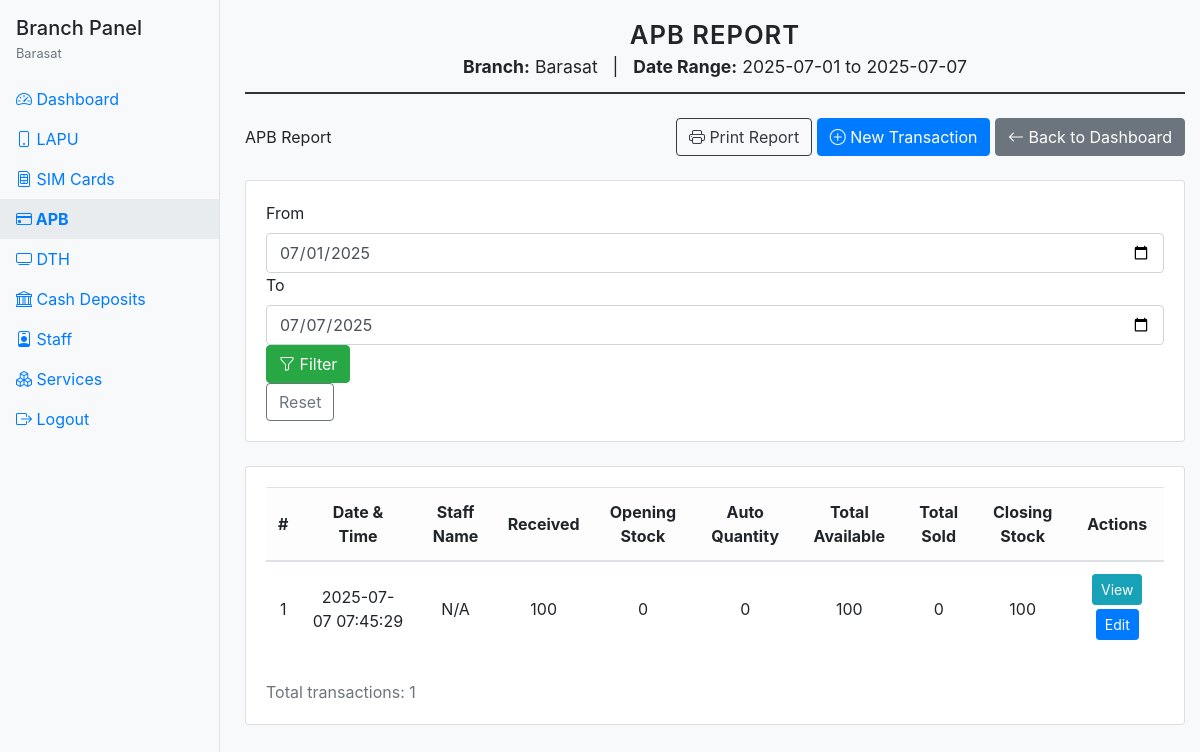
/branch/apb/reports.php (signed in), run on the app's committed database.
### tables this page shows
CREATE TABLE `branches` (
  `id` int(11) NOT NULL,
  `branch_code` varchar(10) NOT NULL,
  `branch_name` varchar(100) NOT NULL,
  `branch_type` enum('main','sub','satellite') DEFAULT 'sub',
  `opening_date` date NOT NULL,
  `address1` varchar(255) NOT NULL,
  `address2` varchar(255) DEFAULT NULL,
  `city` varchar(100) NOT NULL,
  `postal_code` varchar(10) NOT NULL,
  `contact_number` varchar(15) NOT NULL,
  `email` varchar(100) NOT NULL,
  `manager_name` varchar(100) DEFAULT NULL,
  `working_hours` varchar(100) DEFAULT NULL,
  `notes` text DEFAULT NULL,
  `status` enum('active','inactive') DEFAULT 'active',
  `created_by` int(11) DEFAULT NULL,
  `created_at` timestamp NOT NULL DEFAULT current_timestamp(),
  `updated_by` int(11) DEFAULT NULL,
  `updated_at` timestamp NOT NULL DEFAULT current_timestamp() ON UPDATE current_timestamp()
);

CREATE TABLE `apb` (
  `id` int(11) NOT NULL,
  `branch_id` int(11) DEFAULT NULL,
  `staff_id` int(11) DEFAULT NULL,
  `transaction_date` date DEFAULT NULL,
  `quantity_received` int(11) DEFAULT 0,
  `auto_quantity` int(11) NOT NULL DEFAULT 0,
  `opening_stock` int(11) DEFAULT 0,
  `total_available` int(11) DEFAULT 0,
  `total_sold` int(11) DEFAULT 0,
  `closing_stock` int(11) DEFAULT 0,
  `created_at` timestamp NOT NULL DEFAULT current_timestamp(),
  `bank_account_id` int(11) DEFAULT NULL,
  `notes` text DEFAULT NULL
);

### branch/apb/reports.php (the view, shortened to what this page needs)
<?php
$user = $_SESSION['branch_user'];
$branch_id = $user['branch_id'];
$db = new Database();
$conn = $db->getConnection();
$stmt = $conn->prepare("SELECT branch_name FROM branches WHERE id = ?");
$stmt->execute([$branch_id]);
$branch_row = $stmt->fetch(PDO::FETCH_ASSOC);
$branch_name = $branch_row ? $branch_row['branch_name'] : '';
$filter_from = $_GET['from'] ?? date('Y-m-01');
$filter_to = $_GET['to'] ?? date('Y-m-d');
$stmt = $conn->prepare("
    SELECT a.*,
           s.full_name AS staff_name
    FROM apb a
    LEFT JOIN staff s ON a.staff_id = s.id
    WHERE a.branch_id = ?
      AND a.transaction_date BETWEEN ? AND ?
    ORDER BY a.transaction_date ASC, a.created_at ASC, a.id ASC
");
$stmt->execute([$branch_id, $filter_from, $filter_to]);
$apb_list = $stmt->fetchAll(PDO::FETCH_ASSOC);
$col_opening   = 'opening_stock';
$col_received  = 'quantity_received';
$col_auto      = 'auto_quantity';
$col_available = 'total_available';
$col_sale      = 'total_sold';
$col_closing   = 'closing_stock';
?>
<!DOCTYPE html>
<html lang="en">
<head>
    <link rel="stylesheet" href="../../assets/css/bootstrap.min.css">
    <link rel="stylesheet" href="../../assets/css/bootstrap-icons.css">
</head>
<body class="bg-light">
    <div class="sidebar d-none d-lg-block print-hide">
        <div class="px-3 mb-3">
            <h5 class="mb-1">Branch Panel</h5>
            <div class="small text-muted"><?= htmlspecialchars($branch_name) ?></div>
        </div>
        <nav class="nav flex-column">
            <a class="nav-link" href="../dashboard.php"><i class="bi bi-speedometer2"></i> Dashboard</a>
            <a class="nav-link" href="../lapu/index.php"><i class="bi bi-phone"></i> LAPU</a>
            <a class="nav-link" href="../sim_cards/index.php"><i class="bi bi-sim"></i> SIM Cards</a>
            <a class="nav-link active" href="index.php"><i class="bi bi-credit-card"></i> APB</a>
            <a class="nav-link" href="../dth/index.php"><i class="bi bi-tv"></i> DTH</a>
            <a class="nav-link" href="../cash_deposit/index.php"><i class="bi bi-bank"></i> Cash Deposits</a>
            <a class="nav-link" href="../staff.php"><i class="bi bi-person-badge"></i> Staff</a>
            <a class="nav-link" href="../services.php"><i class="bi bi-boxes"></i> Services</a>
            <a class="nav-link" href="../logout.php"><i class="bi bi-box-arrow-right"></i> Logout</a>
        </nav>
    </div>
    <div class="main-content">
        <div class="container-fluid py-3">
            <div class="report-header text-center">
                <div class="report-header-title">APB Report</div>
                <div class="report-header-details">
                    <span><strong>Branch:</strong> <?= htmlspecialchars($branch_name) ?></span> &nbsp; | &nbsp;
                    <span><strong>Date Range:</strong> <?= htmlspecialchars($filter_from) ?> to <?= htmlspecialchars($filter_to) ?></span>
                </div>
            </div>
            <div class="mb-4 d-flex flex-wrap align-items-center justify-content-between print-hide">
                <div class="fw-bold fs-5">APB Report</div>
                <div>
                    <button onclick="window.print()" class="btn btn-outline-dark me-2">
                        <i class="bi bi-printer"></i> Print Report
                    </button>
                    <a href="create.php" class="btn btn-primary me-2">
                        <i class="bi bi-plus-circle"></i> New Transaction
                    </a>
                    <a href="index.php" class="btn btn-secondary">
                        <i class="bi bi-arrow-left"></i> Back to Dashboard
                    </a>
                </div>
            </div>
            <div class="card mb-4 print-hide">
                <div class="card-body">
                    <form class="row row-cols-lg-auto g-3 align-items-end filter-form" method="get" action="">
                        <div class="col-12">
                            <label for="from" class="form-label">From</label>
                            <input type="date" class="form-control" id="from" name="from" value="<?= htmlspecialchars($filter_from) ?>" required>
                        </div>
                        <div class="col-12">
                            <label for="to" class="form-label">To</label>
                            <input type="date" class="form-control" id="to" name="to" value="<?= htmlspecialchars($filter_to) ?>" required>
                        </div>
                        <div class="col-12">
                            <button type="submit" class="btn btn-success">
                                <i class="bi bi-funnel"></i> Filter
                            </button>
                        </div>
                        <div class="col-12">
                            <a href="reports.php" class="btn btn-outline-secondary">Reset</a>
                        </div>
                    </form>
                </div>
            </div>
            <div class="card">
                <div class="card-body">
                    <div class="table-responsive">
                        <table class="table table-hover align-middle text-center">
                            <thead class="table-light">
                                <tr>
                                    <th>#</th>
                                    <th>Date & Time</th>
                                    <th>Staff Name</th>
                                    <th>Received</th>
                                    <th>Opening Stock</th>
                                    <th>Auto Quantity</th>
                                    <th>Total Available</th>
                                    <th>Total Sold</th>
                                    <th>Closing Stock</th>
                                    <th class="print-hide">Actions</th>
                                </tr>
                            </thead>
                            <tbody>
                                <?php foreach ($apb_list as $i => $row): ?>
                                <tr>
                                    <td><?= $i+1 ?></td>
                                    <td>
                                        <?= !empty($row['created_at'])
                                            ? date('Y-m-d H:i:s', strtotime($row['created_at']))
                                            : (!empty($row['transaction_date'])
                                                ? date('Y-m-d H:i:s', strtotime($row['transaction_date']))
                                                : '-') ?>
                                    </td>
                                    <td>
                                        <?php
                                            if (!empty($row['staff_name'])) {
                                                echo htmlspecialchars($row['staff_name']);
                                            } elseif (!empty($row['staff_id'])) {
                                                echo "ID #" . htmlspecialchars($row['staff_id']);
                                            } else {
                                                echo "N/A";
                                            }
                                        ?>
                                    </td>
                                    <td><?= number_format((float)($row[$col_received] ?? 0), 0) ?></td>
                                    <td><?= number_format((float)($row[$col_opening] ?? 0), 0) ?></td>
                                    <td><?= number_format((float)($row[$col_auto] ?? 0), 0) ?></td>
                                    <td><?= number_format((float)($row[$col_available] ?? 0), 0) ?></td>
                                    <td><?= number_format((float)($row[$col_sale] ?? 0), 0) ?></td>
                                    <td><?= number_format((float)($row[$col_closing] ?? 0), 0) ?></td>
                                    <td class="print-hide">
                                        <a href="view.php?id=<?= $row['id'] ?>" class="btn btn-sm btn-info mb-1">
                                            View
                                        </a>
                                        <a href="edit.php?id=<?= $row['id'] ?>" class="btn btn-sm btn-primary mb-1">
                                            Edit
                                        </a>
                                    </td>
                                </tr>
                                <?php endforeach; ?>
                            </tbody>
                        </table>
                    </div>
                    <div class="text-end mt-2">
                        <span class="text-muted">Total transactions: <?= count($apb_list) ?></span>
                    </div>
                </div>
            </div>
        </div>
    </div>
</body>
</html>

### branch/apb/reports.php (style rules this page uses)
.table thead th, .table tbody td { vertical-align: middle; text-align: center; }
.sidebar { height: 100vh; background: #f8f9fa; border-right: 1px solid #dee2e6; min-width: 220px; position: fixed; left: 0; top: 0; padding-top: 1rem; }
.sidebar .nav-link.active { background: #e9ecef; font-weight: bold; }
.main-content { margin-left: 230px; }
.report-header { border-bottom: 2px solid #333; margin-bottom: 1.5rem; padding-bottom: .7rem; }
.report-header-title { font-size: 1.6rem; font-weight: 600; letter-spacing: 1px; text-transform: uppercase; }
.report-header-details { font-size: 1.1rem; }

### data on the page
branches: branch_name "Barasat"
apb: created_at "2025-07-07 07:45:29", shows "N/A", quantity_received "100", opening_stock "0", auto_quantity "0", total_available "100", total_sold "0", closing_stock "100"

### other printed values
count($apb_list) "1"
